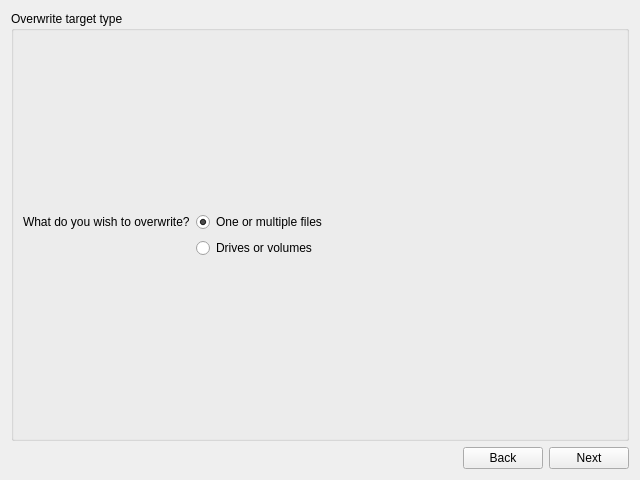
<?xml version="1.0" encoding="UTF-8"?>
<ui version="4.0">
 <class>TargetSelectTab</class>
 <widget class="QWidget" name="TargetSelectTab">
  <property name="geometry">
   <rect>
    <x>0</x>
    <y>0</y>
    <width>640</width>
    <height>480</height>
   </rect>
  </property>
  <property name="windowTitle">
   <string>Form</string>
  </property>
  <layout class="QGridLayout" name="gridLayout">
   <item row="1" column="2">
    <widget class="QPushButton" name="pushButtonNext">
     <property name="text">
      <string>Next</string>
     </property>
    </widget>
   </item>
   <item row="1" column="1">
    <widget class="QPushButton" name="pushButtonBack">
     <property name="text">
      <string>Back</string>
     </property>
    </widget>
   </item>
   <item row="1" column="0">
    <spacer name="horizontalSpacer">
     <property name="orientation">
      <enum>Qt::Horizontal</enum>
     </property>
     <property name="sizeHint" stdset="0">
      <size>
       <width>447</width>
       <height>20</height>
      </size>
     </property>
    </spacer>
   </item>
   <item row="0" column="0" colspan="3">
    <widget class="QGroupBox" name="groupBox">
     <property name="title">
      <string>Overwrite target type</string>
     </property>
     <layout class="QFormLayout" name="formLayout">
      <item row="0" column="1">
       <spacer name="verticalSpacerTop">
        <property name="orientation">
         <enum>Qt::Vertical</enum>
        </property>
        <property name="sizeHint" stdset="0">
         <size>
          <width>20</width>
          <height>40</height>
         </size>
        </property>
       </spacer>
      </item>
      <item row="1" column="0">
       <widget class="QLabel" name="label">
        <property name="text">
         <string>What do you wish to overwrite?</string>
        </property>
       </widget>
      </item>
      <item row="1" column="1">
       <widget class="QRadioButton" name="radioButtonPath">
        <property name="text">
         <string>One or multiple files</string>
        </property>
        <property name="checked">
         <bool>true</bool>
        </property>
       </widget>
      </item>
      <item row="2" column="1">
       <widget class="QRadioButton" name="radioButtonDrive">
        <property name="text">
         <string>Drives or volumes</string>
        </property>
        <property name="checked">
         <bool>false</bool>
        </property>
       </widget>
      </item>
      <item row="3" column="1">
       <spacer name="verticalSpaceBottom">
        <property name="orientation">
         <enum>Qt::Vertical</enum>
        </property>
        <property name="sizeHint" stdset="0">
         <size>
          <width>20</width>
          <height>40</height>
         </size>
        </property>
       </spacer>
      </item>
     </layout>
    </widget>
   </item>
  </layout>
 </widget>
 <resources/>
 <connections/>
</ui>
